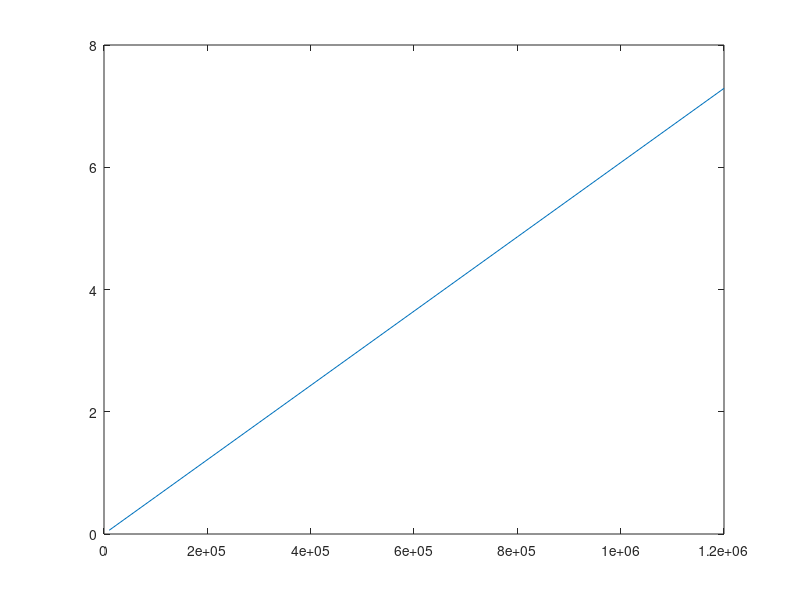

Source code (MATLAB):
%% Problem 4

close all
clear;clc

disp('Problem 4')
disp(' ')

gamma = 1.4;
R  = 287;

At = 37.93e-4; % m^2
Ae = 100e-4;   % m^2

p0 = 800e3; % Pa

% ------------------------------
% Part a

gamm = (gamma-1)/2;
gamp = (gamma+1)/2;

fun = @(M) 1/M^2 * (1/gamp * (1+gamm * M^2))^(gamp/gamm) - (Ae/At)^2;
Me3 = fzero(fun, [1e-16,1]);
Me6 = fzero(fun, [1,20]);
Pb3 = (1+gamm*Me3^2)^(-gamma/2/gamm);
Pb6 = (1+gamm*Me6^2)^(-gamma/2/gamm);
Pbmin = Pb3*p0;
disp(['a) Pb_min = ' num2str(Pbmin/1000) ' kPa' newline])

    % ------------------------------
    % Part b
    Pe = Pb6 * p0;
    Pb = Pe;
    Me = Me6;
    disp(['b) Pe = ' num2str(Pe/1e3) ' kPa' newline ...
          '   Pb = ' num2str(Pb/1e3) ' kPa' newline ...
          '   Me = ' num2str(Me) newline])

% ------------------------------
% Part c

% we know from part a that the flow is subsonic for 780 kPa
Pb = 780e3;
Pe = Pb;
Me = sqrt(1/gamm * ((p0/Pe)^((gamma-1)/gamma)-1));
% mass flow rate is the same at throat and exit
fun = @(Mt) At*p0*sqrt(gamma/R)*Mt/((1+gamm*Mt^2)^(gamp/gamm/2))...
          - Ae*p0*sqrt(gamma/R)*Me/((1+gamm*Me^2)^(gamp/gamm/2));
Mt = fzero(fun,[1e-16,1]);
disp(['c) Me = ' num2str(Me) newline ...
      '   Mt = ' num2str(Mt) newline])
  
    % ------------------------------
    % Part d

    Me = Me6;
    Te = 283;
    % no shock at design point, can use isentropic chain
    T0 = Te * (1+gamm*Me^2);
    mdot = Ae*p0/sqrt(T0)*sqrt(gamma/R)*Me/((1+gamm*Me^2)^(gamp/gamm/2));
    disp(['d) T0   = ' num2str(T0) ' K' newline ...
          '   mdot = ' num2str(mdot) ' kg/s' newline])
  
% ------------------------------
% Part e
p0vect = [1200e3 800e3  600e3  300e3  100e3  10e3];
mdvect = [7.2907 4.8605 3.6454 1.8227 0.6076 0.0608];
plot(p0vect,mdvect)

    % ------------------------------
    % Part f
    Me5 = sqrt((Me6^2 + 1/gamma) / (gamma/gamm * Me6^2 - 1));
    Pb5 = Pb6 * (1+gamma/gamp*(Me6^2-1));
    Pb = 500e3;
    if Pb/p0 >= Pb5 && Pb/p0 < Pb3
        disp('e) Yes, there is a shock for Pb = 500 kPa')
    else
        disp('e) No, there is no shock for Pb = 500 kPa')
    end
    Pb = 200e3;
    if Pb/p0 >= Pb5 && Pb/p0 < Pb3
        disp('   Yes, there is a shock for Pb = 200 kPa')
    else
        disp('   No, there is no shock for Pb = 200 kPa')
    end
    disp(' ')
    
